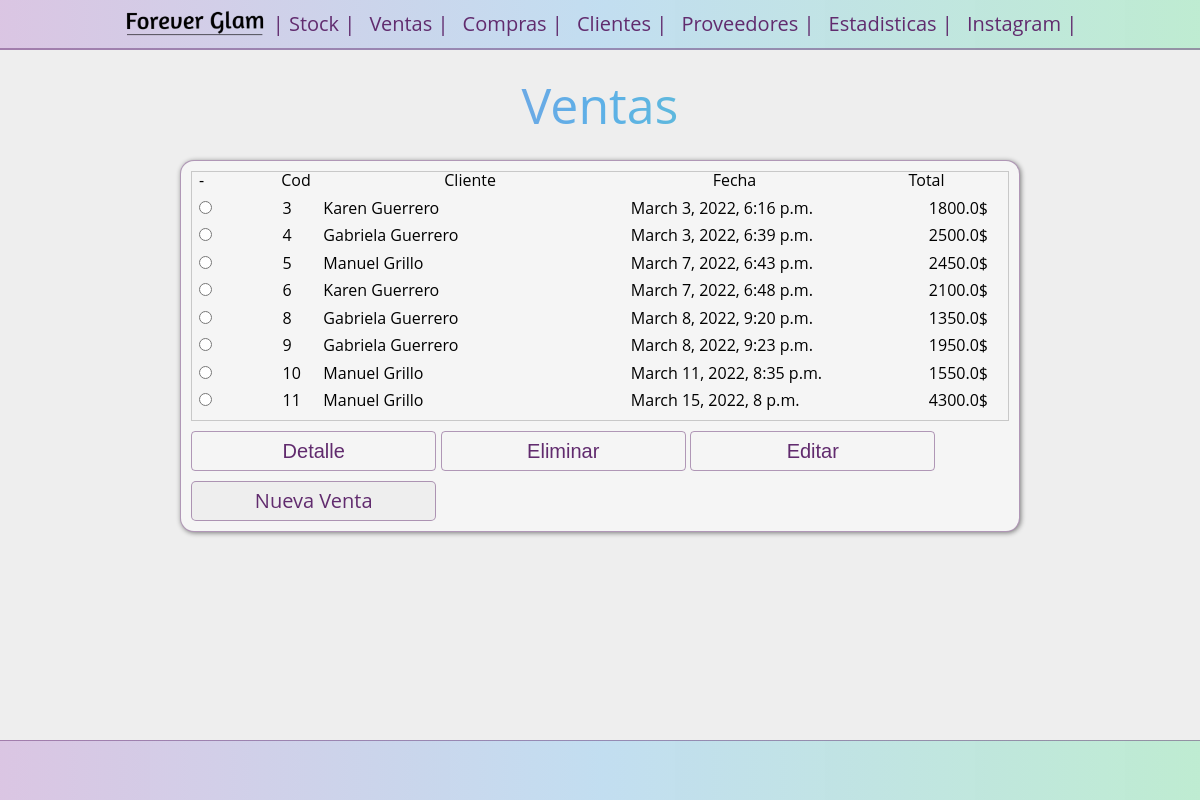
The app's page /sells/, older data.
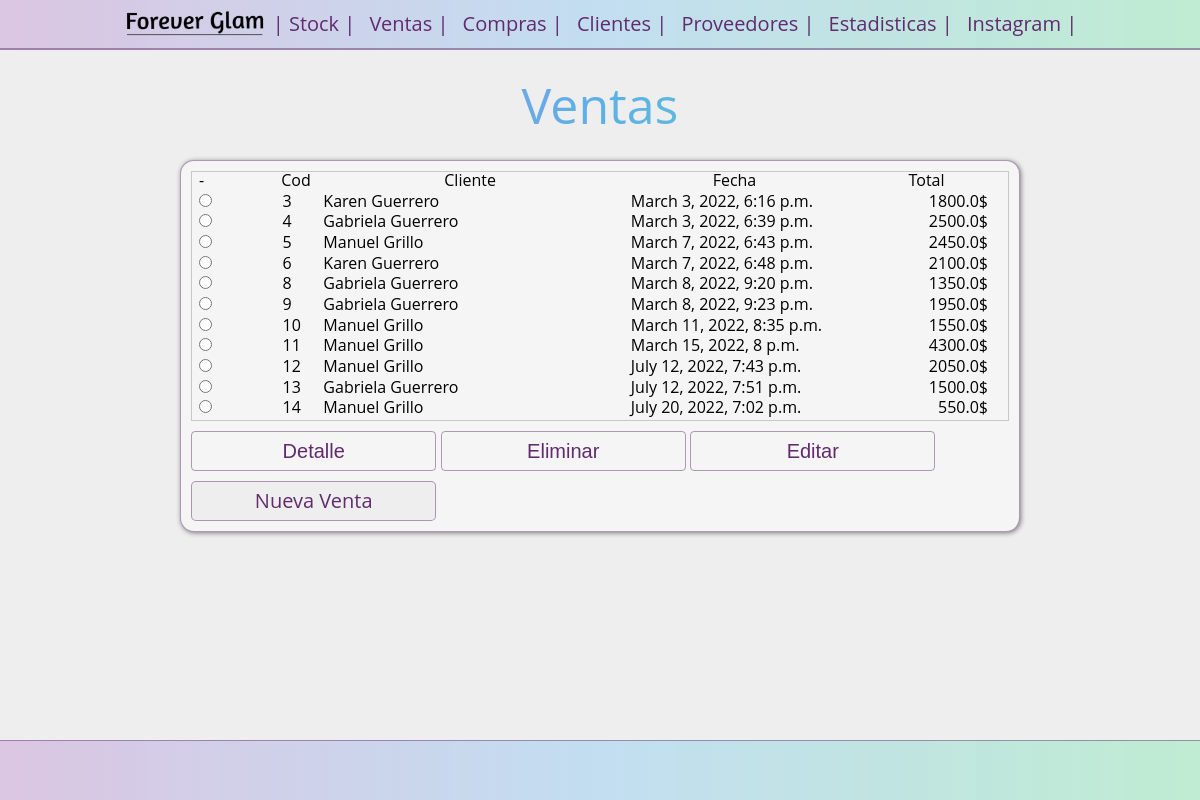
The same page, newer data.
### sells/models.py (models this page shows)
class Sell(models.Model):
    client = models.ForeignKey(
            Client,
            on_delete= models.CASCADE,
            null=False,
            blank= False
    )
    sell_date = models.DateTimeField(auto_now_add=True)
    product = models.ManyToManyField(
        Product,
        through='Sell_Product',
        blank=True
    )
    total = models.FloatField(default=0)

### clients/models.py (models this page shows, shortened)
class Client(models.Model):
    name = models.CharField(max_length=100)
    tlf = models.CharField(max_length=15, default='')
    debt = models.FloatField(default=0)
    address = models.CharField(max_length=100)

### sells/views.py (the view)
# urls.py: path("",  views.index, name= "index"),
def index(request):
    sells_list = Sell.objects.all()
    return render(request, "sells/index.html",{
        'sells_list' : sells_list
    })

### sells/templates/sells/index.html (shortened to what this page needs)
{% extends 'stock/header.html' %}
{% block content %}
{% load static %}
<body>
    <h1 class="titulo">Ventas</h1>
    {% if sells_list %}
        <main>
        <form action="{% url 'sells:detail_update_delete' %}" method="post" class="main-form">
            <div class="table-container">
                <table class="main-table">
                    <tr>
                    <td >-</td>
                    <th class="main-table__pk">Cod</th>
                    <th id="nombre"><strong>Cliente </strong></th>
                    <th ><strong> Fecha </strong></th>
                    <th class="main-table__col_total"><strong> Total </strong></th>
                    </tr>
                    {% for choice in sells_list  %}
                            <tr class="main-table__row">
                            <td><input
                                type="radio"
                                name="choice"
                                id="choice{{ forloop.counter }}"
                                value="{{choice.id}}"></td>
                            <label for="choice{{ forloop.counter }}">
                                <td>{{choice.pk}}</td>
                                <td>{{choice.client.name}}</td>
                                <td>{{choice.sell_date}}</td>
                                <td id="main-table__col_total">{{choice.total}}$</td>
                                </tr>
                    {% endfor %}
                </table>
            </div>
            <input type="submit" name="action" value="Detalle">
            <input type="submit" name="action" value="Eliminar">
            <input type="submit" name="action" value="Editar">
            <a href="{% url 'sells:new_1'%}" class="button_grillo" >Nueva Venta</a>
        </form>
        </main>
    {% else %}
        <p class="titulo">No elements are available.</p>
        <a href="{% url 'sells:new_1' %}" class="button_grillo" >Nuevo Cliente</a>
    {% endif %}
    <footer>
    </footer>
</body>
{% endblock %}

### stock/templates/stock/header.html (shortened to what this page needs)
{% load static %}
<!DOCTYPE html>
<html lang="es">
<head>
    <link rel="stylesheet" href="{% static 'stock/reset.css' %}">
    <link rel="stylesheet" href="{% static 'stock/style_g.css' %}">
</head>
<body>
    <header>
        <nav>
            <figure>
                <a href="{% url 'stock:index'%}"><img src="{% static 'stock/images/logo_negro.png'  %}" alt=" logo"class="image"></a>
            </figure>
            <ul class="main-nav">
                <li><a href="{% url 'stock:index'%}">| Stock</a></li>
                <li><a href="{% url 'sells:index'%}">Ventas</a></li>
                <li><a href="{% url 'purchases:index'%}">Compras</a></li>
                <li><a href="{% url 'clients:index'%}">Clientes</a></li>
                <li><a href="{% url 'supplier:index'%}">Proveedores</a></li>
                <li><a href="{% url 'sells:metrics'%}">Estadisticas</a></li>
                <li><a href="https://www.instagram.com/foreverglam.ya/?hl=es">Instagram</a></li>
            </ul>
        </nav>
    </header>
    {% block content %}
    {% endblock %}
</body>
</html>

### stock/static/stock/style_g.css (style rules this page uses)
* { box-sizing: border-box; margin: 0; padding: 0; }
html { font-family: 'Open Sans', 'Helvetica Neue', sans-serif; }
body { background-color: #eee; }
header { align-items: center; justify-content: center; display: flex; flex-direction: column; }
.titulo { margin: 30px; align-items: center; background: linear-gradient( to right, #c080da, #5db0e7, #67eb9e ); -webkit-background-clip: text; -webkit-text-fill-color: transparent; font-size: 50px; text-align: center; }
main { align-items: center; justify-content: center; display: flex; flex-direction: column; }
nav { background: linear-gradient( to right, #d2b4deb2, #aed6f1b0, #abebc6b4 ); border-bottom: 2px solid #612b6e77; width: 100%; height: 50px; align-items: center; justify-content: center; display: inline-flex; }
.main-nav { color: transparent; margin-top: 10px; list-style: none; margin-bottom: 10px; }
.main-nav li { display: inline-block; }
.main-nav a { color: #612b6e; padding: 5px; text-decoration: none; font-size: 20px; }
.main-nav a::after { content: " |"; }
.main-form { align-items: left; justify-content: left; background: #f5f5f5; border: 1px solid #612b6e77; border-radius: 14px; padding: 10px; margin-bottom: 20px; width: 70%; box-shadow: 1px 1px 5px 0 #0000007c; }
label { font-weight: bold; font-size: 14 px; margin-top: 10px; margin-bottom: 4 px; color: purple; }
input[type="submit"] { background: transparent; color: #612b6e; border-radius: 4px; border: 1px solid #612b6e77; width: 30%; height: 40px; margin-top: 10px; font-size: 20px; }
.button_grillo { padding: 5px; padding-top: 9px; margin-top: 10px; width: 30%; height: 40px; font-size: 20px; background: #eee; color: #612b6e; border-radius: 5px; border: 1px solid #612b6e77; align-items: center; display: flex; flex-direction: column; text-decoration: none; }
.table-container { overflow: scroll; height: 250px; }
.main-table { border: 1px solid rgb(200, 200, 200); background: transparent; padding: 4px; height: 100%; width: 100%; }
.main-table__row { border: 2px #292a2c !important; }
.main-table tr th { text-align: center; color: black; border: 4px #000000; }
.main-table tr td { padding-left: 7px; text-align: left; border: 7px #292a2c; width: 20px; height: 10px; }
.main-table__pk { width: 5%; }
#main-table__col_total { padding-right: 20px; text-align: right; width: 20%; }
#nombre { border: 2px black; }
footer { background: linear-gradient( to right, #d2b4deb2, #aed6f1b0, #abebc6b4 ); position: absolute; bottom: 0; border-top: 1px solid #612b6e77; width: 100%; height: 60px; align-items: center; justify-content: center; display: flex; flex-direction: column; }
.image { width: 150px; height: auto; }
figure { float: left; }

Row changes from the older to the newer data that the page shows:
added Sell: pk "12", client.name "Manuel Grillo", sell_date "July 12, 2022, 7:43 p.m.", total "2050.0"
added Sell: pk "13", client.name "Gabriela Guerrero", sell_date "July 12, 2022, 7:51 p.m.", total "1500.0"
added Sell: pk "14", client.name "Manuel Grillo", sell_date "July 20, 2022, 7:02 p.m.", total "550.0"
